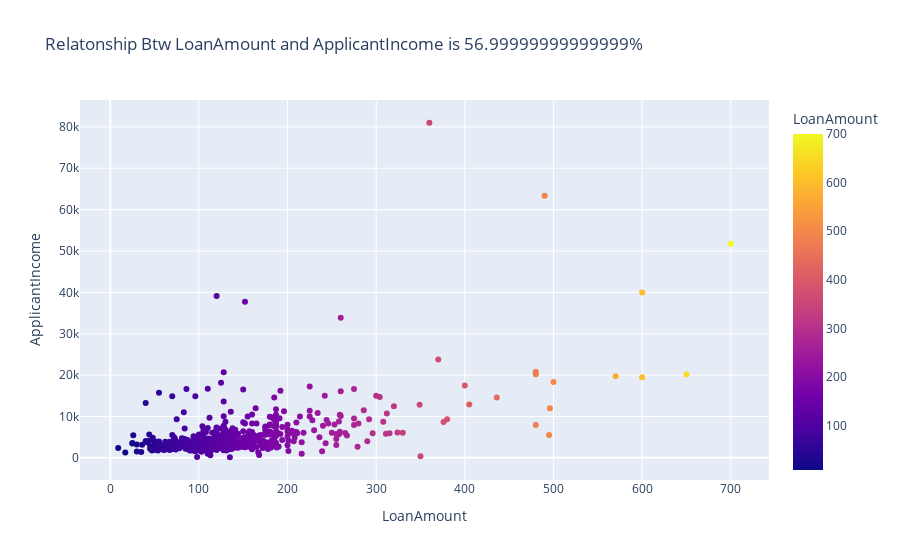

The notebook cell saved with this chart:
### Code cell
# Is there a relationship between sales and Profit

px.scatter(data_frame=data, x='LoanAmount', y='ApplicantIncome', title = f"Relatonship Btw LoanAmount and ApplicantIncome is {(data['LoanAmount'].corr(data['ApplicantIncome']).round(2) * 100)}%", color = 'LoanAmount')

### Figure 1 — Plotly figure (JSON) as saved in the notebook; plotly's stock layout.template omitted (floating-point values rounded to 4 significant figures; data arrays with more than 128 entries replaced by an {"elided": "..."} marker saying what was removed)
{"data": [{"hovertemplate": "LoanAmount=%{marker.color}<br>ApplicantIncome=%{y}<extra></extra>", "legendgroup": "", "marker": {"color": {"elided": "614 int values"}, "coloraxis": "coloraxis", "symbol": "circle"}, "mode": "markers", "name": "", "orientation": "v", "showlegend": false, "type": "scatter", "x": {"elided": "614 int values"}, "xaxis": "x", "y": {"elided": "614 int values"}, "yaxis": "y"}], "layout": {"coloraxis": {"colorbar": {"title": {"text": "LoanAmount"}}, "colorscale": [[0, "#0d0887"], [0.1111, "#46039f"], [0.2222, "#7201a8"], [0.3333, "#9c179e"], [0.4444, "#bd3786"], [0.5556, "#d8576b"], [0.6667, "#ed7953"], [0.7778, "#fb9f3a"], [0.8889, "#fdca26"], [1, "#f0f921"]]}, "legend": {"tracegroupgap": 0}, "title": {"text": "Relatonship Btw LoanAmount and ApplicantIncome is 56.99999999999999%"}, "xaxis": {"anchor": "y", "domain": [0, 1], "title": {"text": "LoanAmount"}}, "yaxis": {"anchor": "x", "domain": [0, 1], "title": {"text": "ApplicantIncome"}}}}
